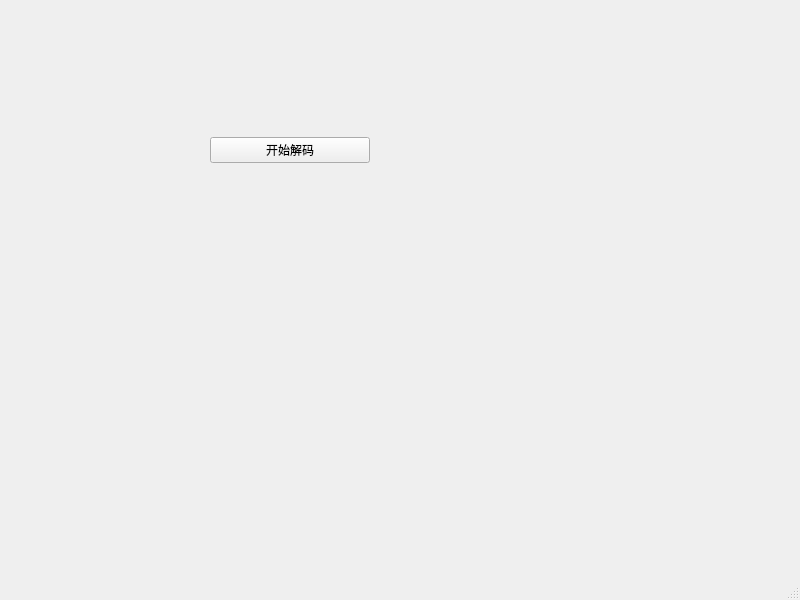
<?xml version="1.0" encoding="UTF-8"?>
<ui version="4.0">
 <class>MainWindow</class>
 <widget class="QMainWindow" name="MainWindow">
  <property name="geometry">
   <rect>
    <x>0</x>
    <y>0</y>
    <width>800</width>
    <height>600</height>
   </rect>
  </property>
  <property name="windowTitle">
   <string>MainWindow</string>
  </property>
  <widget class="QWidget" name="centralwidget">
   <widget class="QWidget" name="verticalLayoutWidget">
    <property name="geometry">
     <rect>
      <x>210</x>
      <y>110</y>
      <width>160</width>
      <height>80</height>
     </rect>
    </property>
    <layout class="QVBoxLayout" name="verticalLayout">
     <item>
      <widget class="QPushButton" name="recordAudioBtn">
       <property name="text">
        <string>开始解码</string>
       </property>
      </widget>
     </item>
    </layout>
   </widget>
  </widget>
  <widget class="QMenuBar" name="menubar">
   <property name="geometry">
    <rect>
     <x>0</x>
     <y>0</y>
     <width>800</width>
     <height>25</height>
    </rect>
   </property>
  </widget>
  <widget class="QStatusBar" name="statusbar"/>
 </widget>
 <resources/>
 <connections/>
</ui>
